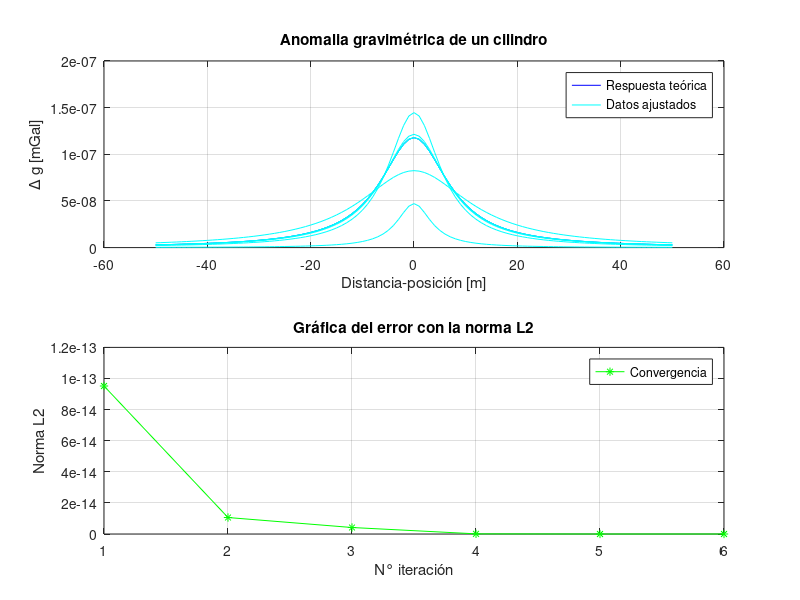

Recreate this plot in MATLAB.
%*******************************************************************%
%    DESCRIPCIÓN: INVERSIÓN DE LA ANOMALÍA DE UN CILINDRO           %
%                   ENTERRADO MEDIANTE MINIMOS CUADRADOS            %
%                       MÉTODO DE INVERSIÓN LOCAL                   %
%                                                                   %
%               ELABORADO POR: MAY DÍAZ JOAN CARLOS                 % 
%                FECHA DE MODIFICACIÓN: DICIEMBRE 2022              %
%*******************************************************************%

%% LIMPIEZA DE VARIABLES, GRAFICOS Y CONSOLA DE TRABAJO
tic
close all;
clear all;
clc


%% ANOMALIA DE GRAVEDAD PARA UN  CILINDRO (RESPUESTA TEORICA)
x= [-50:1:50]';     % Distancia-Posicion
z= 8; r= 5; drho= 0.9; % Parametros a buscar
k= 1e-20;      % Cte. de amortiguamiento

cte= 41.9e-9; % Constantes auxiliar
dg= (cte*drho*r^2)./(z.*(1+(x./z).^2)); % Anomalia teorica de un cilindro



%% DATOS SINTETICOS DE ANOMALIA DE GRAVEDAD
% Gráfica de anomalias

subplot(2,1,1) 
plot(x,dg,'b-'); title('Anomalia gravimétrica de un cilindro');
xlabel('Distancia-posición [m]'); ylabel('\Delta g [mGal]'); %Etiquetas
hold on;
grid on;

%% Construcción de la matriz jacobiana-kernel

z0=4; r0=3; drho0=0.5; % Modelo inicial

for i=1:20
    
dg1=(cte*drho0*r0^2)./(z0.*(1+(x./z0).^2));  % Anomalía para nuevo modelo (modelo de mejor ajuste)
    %%Jacobiano
dgdrho=(cte*(r0^2))./(z0*(1+(x./z0).^2)); %Derivada parcial dg/drho
dgdr=(2*cte*drho0*r0)./(z0*(1+(x./z0).^2)); %Derivada parcial dg/dr
dgdz=((-cte*drho0*(r0.^2)).*((z0.^2)-(x.^2)).*(((z0.^2)+(x.^2)).^-2)); %Derivada parcial dg/dz
       
          
G=[dgdrho dgdr dgdz]; %Construccion del kernell


dif=(dg-dg1); %Diferencia entre la respuesta teórica y el modelo
l2(i)=dif'*dif; %Cálculo del error con la norma L2
   
    
delta=((G'*G)+k*eye(length(G'*G)))^-1*G'*dif; %Vector de perturbaciones
    

drho0=drho0+delta(1); %Ajuste del nuevo parametro drho
r0=r0+delta(2);    %Ajuste del nuevo parametro r0
z0=z0+delta(3);    %Ajuste del nuevo parametro z0
 
plot(x,dg1,'c-'); pause(0.1); %Gráfica de la anomalía ajustada

legend('Respuesta teórica','Datos ajustados');
    
    if (l2(i)<=1e-25)   %tolerancia para error
        disp('Termino');
        break
    end
 
end
parametros = [z,z0; r,r0; drho,drho0]

%Gráfica de convergencia
subplot(2,1,2)
plot([1:i],l2,'*g-'); title('Gráfica del error con la norma L2'); xlabel(...
    'N° iteración'); ylabel('Norma L2'); legend('Convergencia'); grid on
toc
